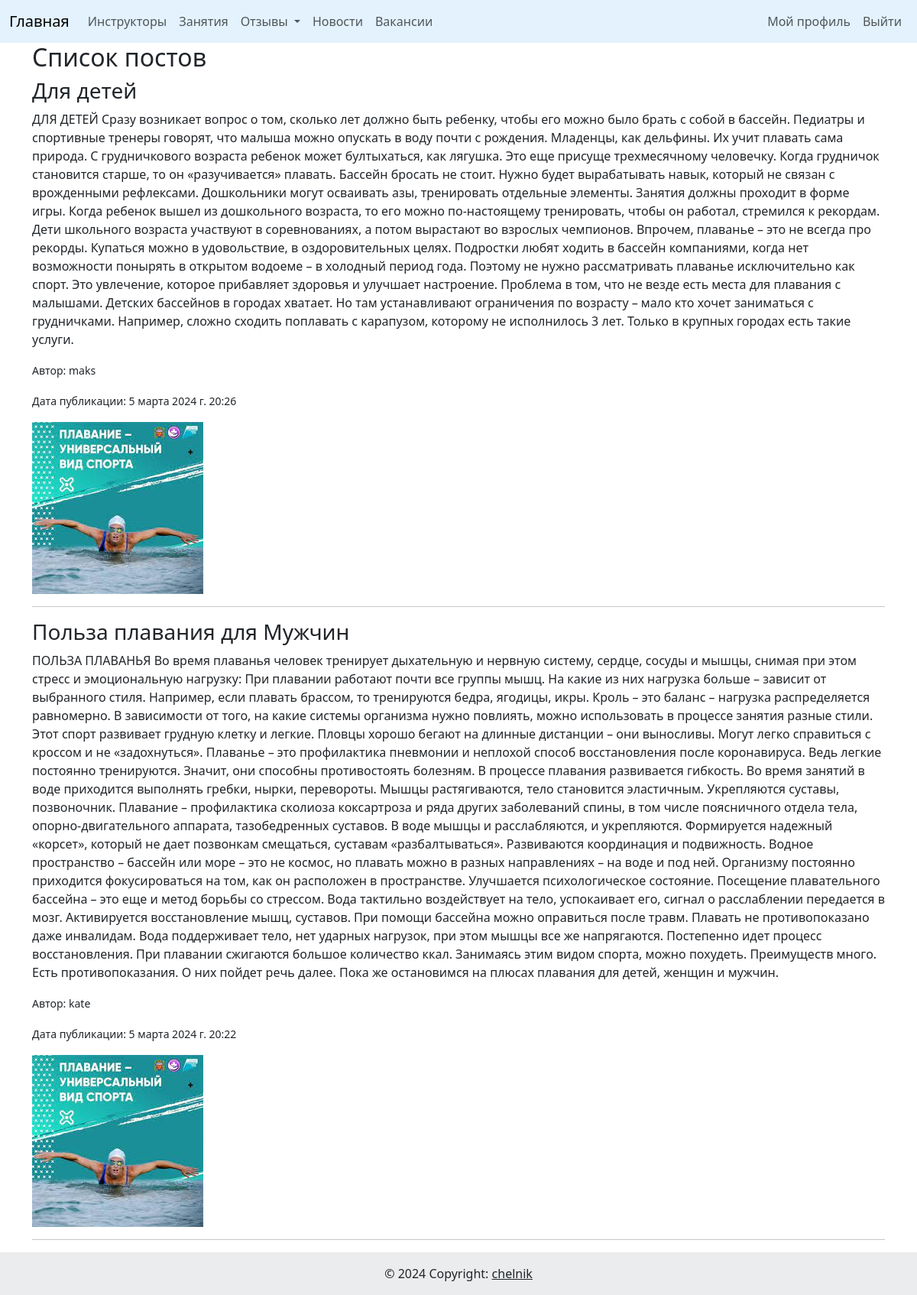
Page /posts/ (signed in) on the committed database.
### pool_app/models.py (models this page shows, shortened)
class Post(models.Model):
    title = models.CharField(max_length=255, verbose_name="Заголовок")
    content = models.TextField(verbose_name="Содержание")
    published_date = models.DateTimeField(auto_now_add=True,
                                          verbose_name="Дата публикации")
    author = models.ForeignKey(User, on_delete=models.CASCADE,
                               verbose_name="Автор")
    image = models.ImageField(upload_to='posts_images/', blank=True, null=True,
                              verbose_name="Изображение")
    class Meta:
        verbose_name = 'Пост'
        verbose_name_plural = 'Посты'
        ordering = ['-published_date']

### users/models.py (models this page shows, shortened)
class User(AbstractUser):
    date_of_birth = models.DateField(blank=True, null=True)
    phone_regex = RegexValidator(regex=r'^(?:\+7|8)\d{10}$',
                                 message="Неверный формат номера телефона")
    phone_number = models.CharField(validators=[phone_regex], max_length=12,
                                    unique=True, blank=False, null=False)
    @property
    def active_pool_pass(self):
        return self.pool_pass.filter(is_active=True).first()
    class Meta:
        verbose_name = 'Пользователь'
        verbose_name_plural = 'Пользователи'
        ordering = 'username',

### pool_app/views.py (the view)
# urls.py: path('posts/', post_list, name='post_list'),
def post_list(request):
    posts = Post.objects.all()
    return render(request, 'pool_app/post_list.html',
                  {'posts': posts})

### pool_app/templates/pool_app/post_list.html
{% extends 'base.html' %}
{% block content %}
  <div class="container">
    <h2>Список постов</h2>
    <div class="posts">
      {% for post in posts %}
        <div class="post">
          <h3>{{ post.title }}</h3>
          <p>{{ post.content }}</p>
          <p><small>Автор: {{ post.author.username }}</small></p>
          <p><small>Дата публикации: {{ post.published_date }}</small></p>
          {% if post.image %}
            <img src="{{ post.image.url }}" alt="{{ post.title }}" style="max-width: 300px;">
          {% endif %}
        </div>
      <hr>
      {% endfor %}
    </div>
  </div>
{% endblock %}

### templates/base.html (shortened to what this page needs)
<!DOCTYPE html>
<html lang="en">
<head>
    <link href="https://cdn.jsdelivr.net/npm/bootstrap@5.3.3/dist/css/bootstrap.min.css" rel="stylesheet">
  </head>
<body>
<nav class="navbar navbar-expand-lg  " style="background-color: #e3f2fd;">
  <div class="container-fluid">
    <a class="navbar-brand" href="{% url 'pool_app:index' %}">Главная</a>
    <div class="collapse navbar-collapse" id="navbarNavDropdown">
      <ul class="navbar-nav">
        <li class="nav-item">
          <a class="nav-link" href="{% url 'pool_app:instructor_list' %}">Инструкторы</a>
        </li>
        <li class="nav-item">
          <a class="nav-link" href="{% url 'pool_app:lesson_list' %}">Занятия</a>
        </li>
        <li class="nav-item dropdown">
          <a class="nav-link dropdown-toggle" href="#" role="button" data-bs-toggle="dropdown" aria-expanded="false">
            Отзывы
          </a>
        </li>
        <li class="nav-item">
          <a class="nav-link" href="{% url 'pool_app:post_list' %}">Новости</a>
        </li>
        <li class="nav-item">
          <a class="nav-link" href="{% url 'pool_app:job_list' %}">Вакансии</a>
        </li>
      </ul>
      <ul class="navbar-nav ms-auto">
        {% if user.is_authenticated %}
        <li class="nav-item">
          <a class="nav-link" href="{% url 'users:user_detail' %}">Мой профиль</a>
        </li>
        <li class="nav-item">
          <a class="nav-link" href="{% url 'users:logout' %}">Выйти</a>
        </li>
        {% endif %}
      </ul>
    </div>
  </div>
</nav>
{% block content %}
{% endblock %}
<footer class="bg-body-tertiary text-center text-lg-start">
  <div class="text-center p-3" style="background-color: rgba(0, 0, 0, 0.05);">
    © 2024 Copyright:
    <a class="text-body" href="https://github.com/chelnik">chelnik</a>
  </div>
</footer>
</body>
</html>

### rows in the picture
Post: title "Для детей", content "ДЛЯ ДЕТЕЙ Сразу возникает вопрос о том, сколько лет должно быть ребенку, чтобы его можно было брать с собой в бассейн. Педиатры и спортивные тренеры говорят, что малыша можно опускать в воду почти с рождения. Младенцы, как дельфины. Их учит плавать сама природа. С грудничкового возраста ребенок может бултыхаться, как лягушка. Это еще присуще трехмесячному человечку. Когда грудничок становится старше, то он «разучивается» плавать. Бассейн бросать не стоит. Нужно будет вырабатывать навык, который не связан с врожденными рефлексами. Дошкольники могут осваивать азы, тренировать отдельные элементы. Занятия должны проходит в форме игры. Когда ребенок вышел из дошкольного возраста, то его можно…", author.username "maks", published_date "5 марта 2024 г. 20:26", image (picture)
Post: title "Польза плавания для Мужчин", content "ПОЛЬЗА ПЛАВАНЬЯ Во время плаванья человек тренирует дыхательную и нервную систему, сердце, сосуды и мышцы, снимая при этом стресс и эмоциональную нагрузку: При плавании работают почти все группы мышц. На какие из них нагрузка больше – зависит от выбранного стиля. Например, если плавать брассом, то тренируются бедра, ягодицы, икры. Кроль – это баланс – нагрузка распределяется равномерно. В зависимости от того, на какие системы организма нужно повлиять, можно использовать в процессе занятия разные стили. Этот спорт развивает грудную клетку и легкие. Пловцы хорошо бегают на длинные дистанции – они выносливы. Могут легко справиться с кроссом и не «задохнуться». Плаванье – это профилактика…", author.username "kate", published_date "5 марта 2024 г. 20:22", image (picture)
